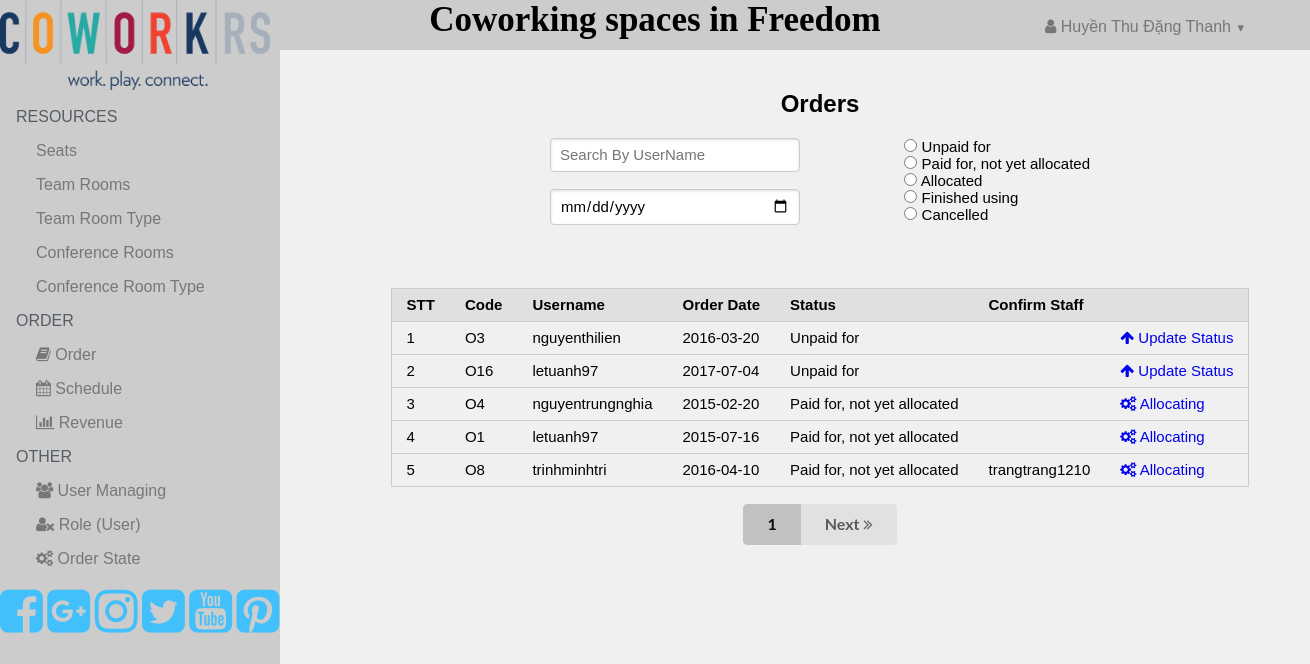
The page /Manage/Admin/Order.php (signed in) on the database its author committed.
### tables this page shows
CREATE TABLE `orderstate` (
  `code` int(11) NOT NULL,
  `status` varchar(50) DEFAULT NULL
);

CREATE TABLE `orders` (
  `code` varchar(5) NOT NULL,
  `username` varchar(50) DEFAULT NULL,
  `orderDate` date NOT NULL,
  `confirmStaffMember` varchar(50) DEFAULT NULL,
  `orderState` int(11) DEFAULT NULL
);

### Views/Admin/order/orderView.php (called while the page is built, shortened)
<?php
class orderView
{
	public static function ListOrder($arrOrder,$tongtrang,$arrOrderState)
	{
		include("reservation_managing.php");
	}
}
?>

### Model/Dto/orderstateDto.php (called while the page is built, shortened)
<?php
	class orderstateDto
	{
		private  $code;
		private  $status;
		public function setcode($code)
		{
			$this->code = $code;
		}
		public function getcode()
		{
			return $this->code;
		}
		public function setstatus($status)
		{
			$this->status = $status;
		}
		public function getstatus()
		{
			return $this->status;
		}
	}
?>

### Model/Dao/orderstateDao.php (called while the page is built, shortened)
<?php
	class orderstateDao extends baseDao
	{
		public function getAll()
		{
			$arr = array();
			$query = "select * from orderstate";
			$result = $this->executeSelect($query);
			while($row = mysqli_fetch_array($result))
			{
				$orderstateDto=$this->getDtoFromRow($row);
				$arr[] = $orderstateDto;
			}
			return $arr;
		}
		private function getDtoFromRow($row)
		{
			$orderstateDto = new orderstateDto();
			$orderstateDto->setcode($row["code"]);
			$orderstateDto->setstatus($row["status"]);
			return $orderstateDto;
		}
	}
?>

### Model/Dao/baseDao.php (called while the page is built, shortened)
<?php
class baseDao
{
	private $con;
	private $host;
	private $userDB;
	private $passDB;
	private $dbname;
	private $limitRecord=5;
	public function __construct()
	{
		$this->host="localhost";
		$this->userDB="root";
		$this->passDB="";
		$this->dbname="booking_reserve";
	}
	protected function ConnectDB()
	{
		$this->con= mysqli_connect($this->host, $this->userDB, $this->passDB, $this->dbname);
		mysqli_set_charset($this->con,'utf8');
	}
	protected function executeSelectPart($query)
	{
			if(isset($_GET['page']))
				$trang= $_GET['page'];
			else $trang=1;
			$record=$this->limitRecord;
			$start= ($trang-1) * $record;
		 $query.=" limit $start, $record";
		return mysqli_query($this->con,$query);
	}
	protected function executeSelect($query)
	{
		return mysqli_query($this->con,$query);
	}
}
?>

### Model/Dto/ordersDto.php (called while the page is built, shortened)
<?php
	class ordersDto
	{
		private  $code;
		private  $username;
		private  $orderDate;
		private  $confirmStaffMember;
		private  $orderState;
		private  $orderStateName;
		public function setcode($code)
		{
			$this->code = $code;
		}
		public function getcode()
		{
			return $this->code;
		}
		public function setusername($username)
		{
			$this->username = $username;
		}
		public function getusername()
		{
			return $this->username;
		}
		public function setorderDate($orderDate)
		{
			$this->orderDate = $orderDate;
		}
		public function getorderDate()
		{
			return $this->orderDate;
		}
		public function setconfirmStaffMember($confirmStaffMember)
		{
			$this->confirmStaffMember = $confirmStaffMember;
		}
		public function getconfirmStaffMember()
		{
			return $this->confirmStaffMember;
		}
		public function setorderState($orderState)
		{
			$this->orderState = $orderState;
		}
		public function getorderState()
		{
			return $this->orderState;
		}
		public function setorderStateName($orderStateName)
		{
			$this->orderStateName = $orderStateName;
		}
		public function getorderStateName()
		{
			return $this->orderStateName;
		}
	}
?>

### Model/Dao/ordersDao.php (called while the page is built, shortened)
<?php
	class ordersDao extends baseDao
	{
		public function QuerySelect()
		{
			$query = "SELECT orders.* , orderstate.status FROM orders
						JOIN orderstate ON orderstate.code = orders.orderState";
			return $query.=" order by orders.orderState ASC, orders.orderDate ASC";
		}
		public function getAll()
		{
			$arr=array();
			$query=$this->QuerySelect();
			$result = $this->executeSelectPart($query);
			while($row = mysqli_fetch_array($result))
			{
				$ordersDto=$this->getDtoFromRow($row);
				$arr[] = $ordersDto;
			}
			return $arr;
		}
		private function getDtoFromRow($row)
		{
			$ordersDto = new ordersDto();
			$ordersDto->setcode($row["code"]);
			$ordersDto->setusername($row["username"]);
			$ordersDto->setorderDate($row["orderDate"]);
			$ordersDto->setconfirmStaffMember($row["confirmStaffMember"]);
			$ordersDto->setorderState($row["orderState"]);
			$ordersDto->setorderStateName($row["status"]);
			return $ordersDto;
		}
	}
?>

### Views/Admin/order/reservation_managing.php (the view, shortened to what this page needs)
<!DOCTYPE html PUBLIC "-//W3C//DTD XHTML 1.0 Transitional//EN" "http://www.w3.org/TR/xhtml1/DTD/xhtml1-transitional.dtd">
<html xmlns="http://www.w3.org/1999/xhtml">
<head>
</head>
<?php
	$aTag="Order.php?";
?>
<body>
<h2>Orders</h2>
<div style="width:60%; height:150px">
<form method="get" id="Status" class="pure-form">
<div align="left" style="float:right">
  <?php foreach($arrOrderState as $a){ ?>
      <input type='radio' name='OrderState' value='<?php echo $a->getcode()?>' id='<?php echo $a->getcode()?>'  onclick= 'Filter()'
          <?php if(isset($_GET['OrderState']) && $_GET['OrderState']==$a->getcode()) echo "checked='checked'"; ?>/>
      <label for='<?php echo $a->getcode()?>'><?php echo $a->getstatus()?></label><br>
  <?php }?>
</div>
<div align="left" style="float:left; width:250px">
  <input type="text" name="User" value="<?php if(isset($_GET['User'])) echo $_GET['User']?>"
  		placeholder="Search By UserName" onblur="Filter()" class="pure-input-1"/><br /><br />
  <input type="date" name="Date" value="<?php if(isset($_GET['Date'])) echo $_GET['Date'];?>" onchange="Filter()" class="pure-input-1"/>
</div>
</form>
</div>
<div style="width: 100%">
<table border="1" cellspacing="0" class="pure-table pure-table-horizontal">
  <thead>
    <tr>
      <th scope="col">STT</th>
      <th scope="col">Code</th>
      <th scope="col">Username</th>
      <th scope="col">Order Date</th>
      <th scope="col">Status</th>
      <th scope="col">Confirm Staff</th>
      <th scope="col"></th>
    </tr>
  </thead>
  <tbody>
    <?php $i=1;
    foreach($arrOrder as $a){?>
    <tr>
      <td><?php echo $i;?></td>
      <td><?php echo $a->getcode();?></td>
      <td><?php echo $a->getusername();?></td>
      <td><?php echo $a->getorderDate();?></td>
      <td><?php echo $a->getorderStateName();?></td>
      <td><?php echo $a->getconfirmStaffMember();?></td>
      <td>
          <?php
          if($a->getorderState()==1)
              echo "<a href='?action=upStatus&id=".$a->getcode()."'><i class='fa fa-arrow-up'></i> Update Status</a>";
          else if($a->getorderState()==2)
              echo "<a href='?action=allocate&id=".$a->getcode()."'><i class='fa fa-cogs'></i> Allocating</a>";
          else
              echo "<a href='?action=detail&id=".$a->getcode()."'><i class='fa fa-eye'></i> Detail</a>";
          ?>
      </td>
    </tr>
    <?php $i++;}?>
  </tbody>
</table><br />
    <div class="ui buttons">
  <?php
	  if(isset($_GET['page']))
		  $trang= $_GET['page'];
	  else $trang=1;
	  $trangsau=$trang+1;
  if($tongtrang>=3)
  {
	  if ($trang==1)
	  {
		  echo "<a class='ui button active' href=".$aTag."&page=$trang>$trang</a>";
		  echo "<a class='ui button' href=".$aTag."&page=$trangsau>Next <i class='fa fa-angle-double-right'></i></a>";
	  }
  }
  ?>
    </div>
</div>
</body>
</html>

### rows shown on the page
orderstate: status "Unpaid for"
orderstate: status "Paid for, not yet allocated"
orderstate: status "Allocated"
orderstate: status "Finished using"
orderstate: status "Cancelled"
orders: code "O3", username "nguyenthilien", orderDate "2016-03-20", orderState.status "Unpaid for"
orders: code "O16", username "letuanh97", orderDate "2017-07-04", orderState.status "Unpaid for"
orders: code "O4", username "nguyentrungnghia", orderDate "2015-02-20", orderState.status "Paid for, not yet allocated"
orders: code "O1", username "letuanh97", orderDate "2015-07-16", orderState.status "Paid for, not yet allocated"
orders: code "O8", username "trinhminhtri", orderDate "2016-04-10", orderState.status "Paid for, not yet allocated", confirmStaffMember "trangtrang1210"

### other values the page prints
usersDao::instance()->getName($_SESSION['user']) "Huyền Thu Đặng Thanh"
$trang "1"
